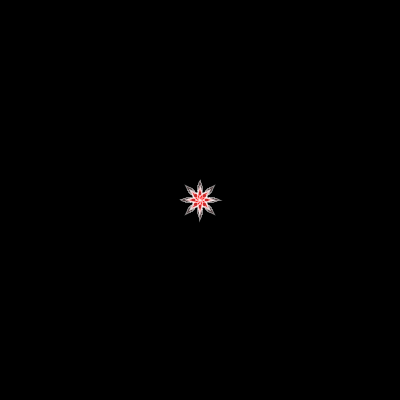
Frame 1 (no input)
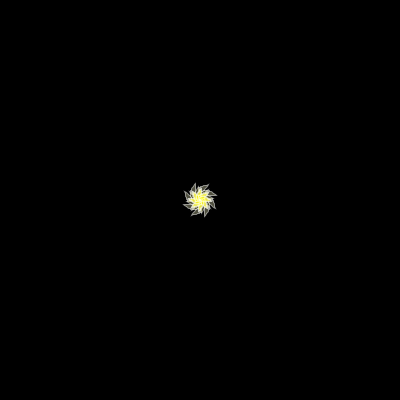
Frame 60 (the mouse pressed at the canvas centre just before this capture)
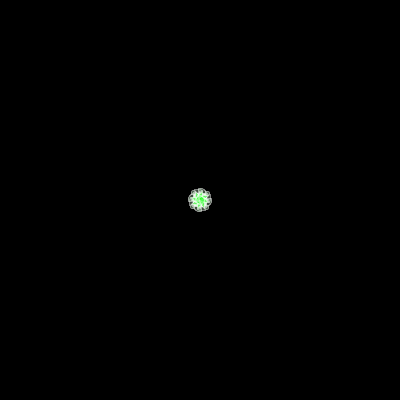
Frame 120 (the mouse held since frame 60 and released just before this capture)

The Processing sketch that drew these frames (run headless with seeded random() and noise(); from frame 60 on, the mouse is pressed at the canvas centre):

// Processing sketch: processing_158059
// ── processing_158059.pde

float r;
int R = 10;
float theta;
float hue;

void setup() {
  size(400, 400);
  colorMode(HSB, 360, 100, 100);
  background(0);
}

void draw() {
  background(0);

  stroke(360, 120);

  for (int j = 1; j <= 5; j++) {
    fill(hue, 100*j/5, 100, 80);
    for (int i = 0; i < 8; i++) {
      pushMatrix();
      translate(width/2+R/j*cos(radians(360*i/8)), height/2+R/j*sin(radians(360*i/8)));
      rotate(radians(360*i/8));
      pushMatrix();
      translate(0, 0);
      rotate(radians(theta));
      beginShape();
      for (float t = 0; t < TWO_PI; t += 0.1) {
        r = 1 / (5 * sin(t/2)+1);
        vertex( R * r * cos(t), R * r * sin(t));//, 5, 5);
      }
      endShape(CLOSE);
      popMatrix();
      popMatrix();
    }
  }

  theta++;
  hue++;

  if (hue > 360) {
    hue = 0;
  }
}
